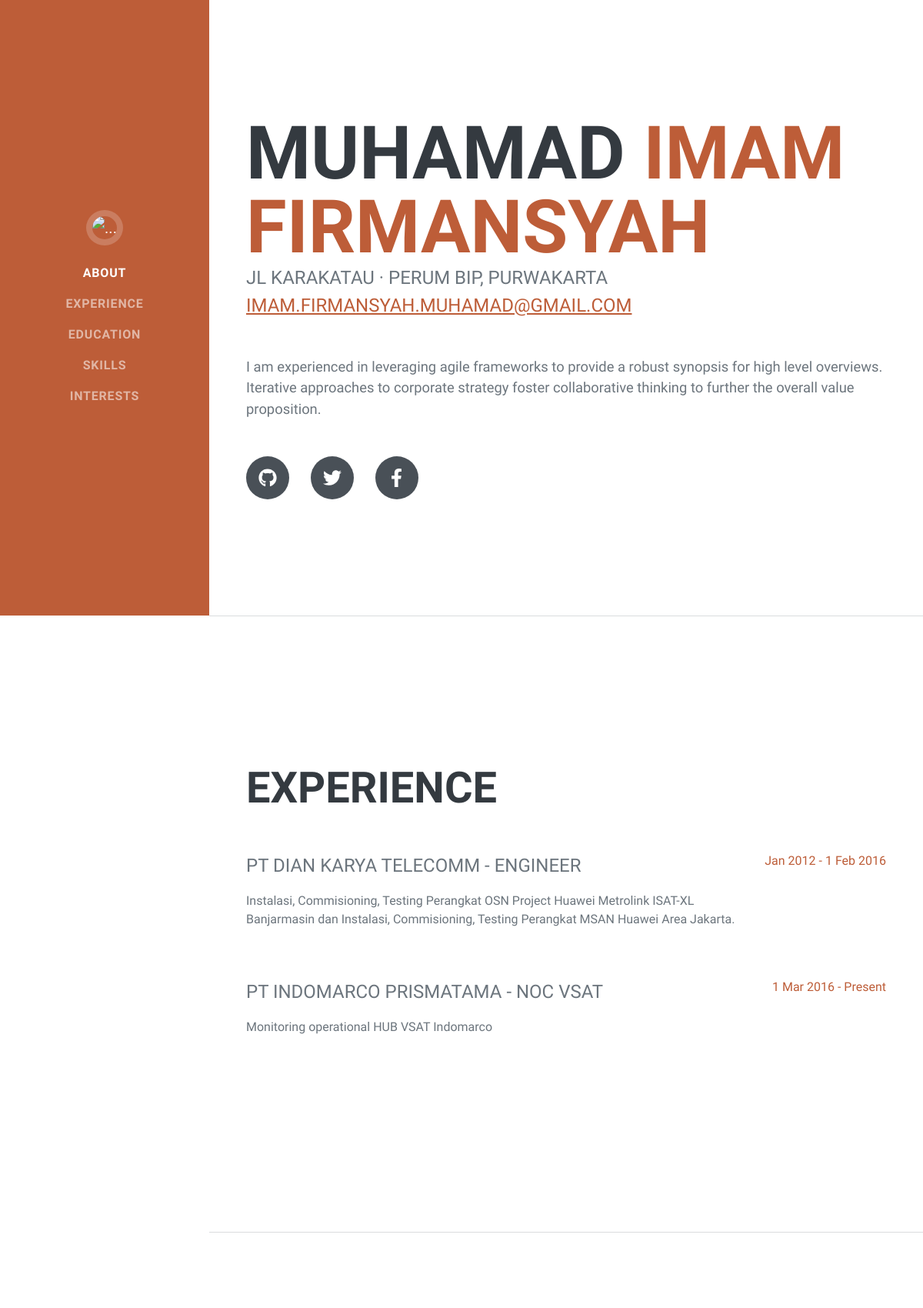
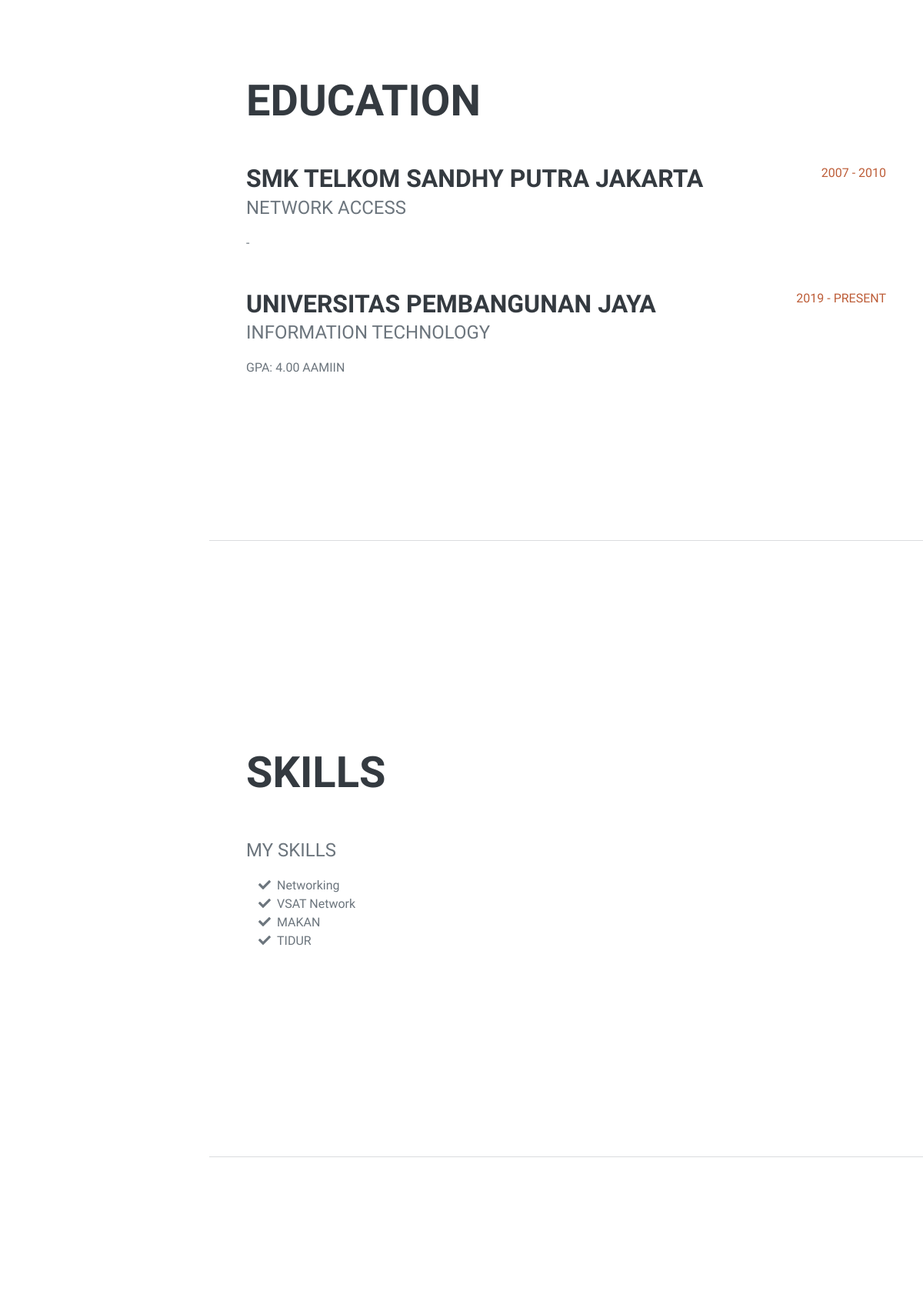
The page / (upper part) on the database its author committed (2 pictures, top to bottom).
### tables this page shows
CREATE TABLE `biodata` (
  `idbio` int(11) NOT NULL,
  `nama_depan` text NOT NULL,
  `nama_bel` text NOT NULL,
  `alamat` text NOT NULL,
  `email` text NOT NULL,
  `isi` text NOT NULL
);

CREATE TABLE `experience` (
  `idexp` int(11) NOT NULL,
  `jb1` text NOT NULL,
  `jb2` text NOT NULL,
  `isi1` text NOT NULL,
  `isi2` text NOT NULL,
  `mk1` text NOT NULL,
  `mk2` text NOT NULL
);

CREATE TABLE `edu` (
  `idedu` int(11) NOT NULL,
  `sk1` text NOT NULL,
  `sk2` text NOT NULL,
  `jur1` text NOT NULL,
  `jur2` text NOT NULL,
  `isi1` text NOT NULL,
  `isi2` text NOT NULL,
  `lulus1` text NOT NULL,
  `lulus2` text NOT NULL
);

CREATE TABLE `skills` (
  `idskil` int(11) NOT NULL,
  `judskil` text NOT NULL,
  `isi1` text NOT NULL,
  `isi2` text NOT NULL,
  `isi3` text NOT NULL,
  `isi4` text NOT NULL
);

### index.php (the view, shortened to what this page needs)
<!DOCTYPE html>
<html lang="en">
    <head>
        <link href="css/styles.css" rel="stylesheet" />
    </head>
    <body id="page-top">
        <nav class="navbar navbar-expand-lg navbar-dark bg-primary fixed-top" id="sideNav">
            <a class="navbar-brand" href="#page-top">
                <span class="d-none d-lg-block"><img class="img-fluid img-profile rounded-circle mx-auto mb-2" src="assets/img/profile.JPG" alt="..." /></span>
            </a>
            <div class="collapse navbar-collapse" id="navbarResponsive">
                <ul class="navbar-nav">
                    <li class="nav-item"><a class="nav-link" href="#about">About</a></li>
                    <li class="nav-item"><a class="nav-link" href="#experience">Experience</a></li>
                    <li class="nav-item"><a class="nav-link" href="#education">Education</a></li>
                    <li class="nav-item"><a class="nav-link" href="#skills">Skills</a></li>
                    <li class="nav-item"><a class="nav-link" href="#interests">Interests</a></li>
                </ul>
            </div>
        </nav>
        <div class="container-fluid p-0">
            <section class="resume-section" id="about">
                <div class="resume-section-content">
                    <?php
                    include("koneksi.php");
                    $sql = "SELECT * FROM biodata";
                    $hasil = mysqli_query($koneksi, $sql);
                    $bio = mysqli_fetch_assoc($hasil)
                    ?>
                    <h1 class="mb-0">
                        <?= $bio['nama_depan']; ?>
                        <span class="text-primary"><?= $bio['nama_bel']; ?></span>
                    </h1>
                    <div class="subheading mb-5">
                         <?= $bio['alamat'];?>
                        <a href="mailto:name@email.com"><?= $bio['email'];?></a>
                    </div>
                    <p class="lead mb-5"><?= $bio['isi']; ?></p>
                    <div class="social-icons">
                        <a class="social-icon" href="#!"><i class="fab fa-github"></i></a>
                        <a class="social-icon" href="https://twitter.com/cacingalaska22"><i class="fab fa-twitter"></i></a>
                        <a class="social-icon" href="https://www.facebook.com/imamfirmansyahmuhamad/"><i class="fab fa-facebook-f"></i></a>
                    </div>
                </div>
            </section>
            <hr class="m-0" />
            <section class="resume-section" id="experience">
                <div class="resume-section-content">
                    <?php
                    include("koneksi.php");
                    $sql = "SELECT * FROM experience";
                    $hasil = mysqli_query($koneksi, $sql);
                    $exp = mysqli_fetch_assoc($hasil)
                    ?>
                    <h2 class="mb-5">Experience</h2>
                    <div class="d-flex flex-column flex-md-row justify-content-between mb-5">
                        <div class="flex-grow-1">
                            <div class="subheading mb-3"><?= $exp['jb1'];?></div>
                            <p><?= $exp['isi1'];?></p>
                        </div>
                        <div class="flex-shrink-0"><span class="text-primary"><?= $exp['mk1'];?></span></div>
                    </div>
                    <div class="d-flex flex-column flex-md-row justify-content-between mb-5">
                        <div class="flex-grow-1">
                            <div class="subheading mb-3"><?= $exp['jb2'];?></div>
                            <p><?= $exp['isi2'];?></p>
                        </div>
                        <div class="flex-shrink-0"><span class="text-primary"><?= $exp['mk2'];?></span></div>
                    </div>
                </div>
            </section>
            <hr class="m-0" />
            <section class="resume-section" id="education">
                <div class="resume-section-content">
                    <?php
                    include("koneksi.php");
                    $sql = "SELECT * FROM edu";
                    $hasil = mysqli_query($koneksi, $sql);
                    $edu = mysqli_fetch_assoc($hasil)
                    ?>
                    <h2 class="mb-5">Education</h2>
                    <div class="d-flex flex-column flex-md-row justify-content-between mb-5">
                        <div class="flex-grow-1">
                            <h3 class="mb-0"><?= $edu['sk1'];?></h3>
                            <div class="subheading mb-3"><?= $edu['jur1'];?></div>
                            <div><?= $edu['isi1'];?></div>
                        </div>
                        <div class="flex-shrink-0"><span class="text-primary"><?= $edu['lulus1'];?></span></div>
                    </div>
                    <div class="d-flex flex-column flex-md-row justify-content-between">
                        <div class="flex-grow-1">
                            <h3 class="mb-0"><?= $edu['sk2'];?></h3>
                            <div class="subheading mb-3"><?= $edu['jur2'];?></div>
                            <p><?= $edu['isi2'];?></p>
                        </div>
                        <div class="flex-shrink-0"><span class="text-primary"><?= $edu['lulus2'];?></span></div>
                    </div>
                </div>
            </section>
            <hr class="m-0" />
            <section class="resume-section" id="skills">
                <div class="resume-section-content">
                    <?php
                    include("koneksi.php");
                    $sql = "SELECT * FROM skills";
                    $hasil = mysqli_query($koneksi, $sql);
                    $skl = mysqli_fetch_assoc($hasil)
                    ?>
                    <h2 class="mb-5">Skills</h2>
                    <div class="subheading mb-3"><?= $skl['judskil'];?></div>
                    <ul class="fa-ul mb-0">
                        <li>
                            <span class="fa-li"><i class="fas fa-check"></i></span>
                            <?= $skl['isi1'];?>
                        </li>
                        <li>
                            <span class="fa-li"><i class="fas fa-check"></i></span>
                            <?= $skl['isi2'];?>
                        </li>
                        <li>
                            <span class="fa-li"><i class="fas fa-check"></i></span>
                            <?= $skl['isi3'];?>
                        </li>
                        <li>
                            <span class="fa-li"><i class="fas fa-check"></i></span>
                            <?= $skl['isi4'];?>
                        </li>
                    </ul>
                </div>
            </section>
            <hr class="m-0" />
            <section class="resume-section" id="interests">
            </section>
        </div>
    </body>
</html>

### rows shown on the page
biodata: nama_depan "MUHAMAD", nama_bel "IMAM FIRMANSYAH", alamat "JL KARAKATAU · PERUM BIP, PURWAKARTA", email "IMAM.FIRMANSYAH.MUHAMAD@GMAIL.COM", isi "I am experienced in leveraging agile frameworks to provide a robust synopsis for high level overviews. Iterative approaches to corporate strategy foster collaborative thinking to further the overall value proposition."
experience: jb1 "PT DIAN KARYA TELECOMM - ENGINEER", isi1 "Instalasi, Commisioning, Testing Perangkat OSN Project Huawei Metrolink ISAT-XL Banjarmasin dan Instalasi, Commisioning, Testing Perangkat MSAN Huawei Area Jakarta.", mk1 "Jan 2012 - 1 Feb 2016", jb2 "PT INDOMARCO PRISMATAMA - NOC VSAT", isi2 "Monitoring operational HUB VSAT Indomarco", mk2 "1 Mar 2016 - Present"
edu: sk1 "SMK TELKOM SANDHY PUTRA JAKARTA", jur1 "NETWORK ACCESS", isi1 "-", lulus1 "2007 - 2010", sk2 "UNIVERSITAS PEMBANGUNAN JAYA", jur2 "INFORMATION TECHNOLOGY", isi2 "GPA: 4.00 AAMIIN", lulus2 "2019 - PRESENT"
skills: judskil "MY SKILLS", isi1 "Networking", isi2 "VSAT Network", isi3 "MAKAN", isi4 "TIDUR"
